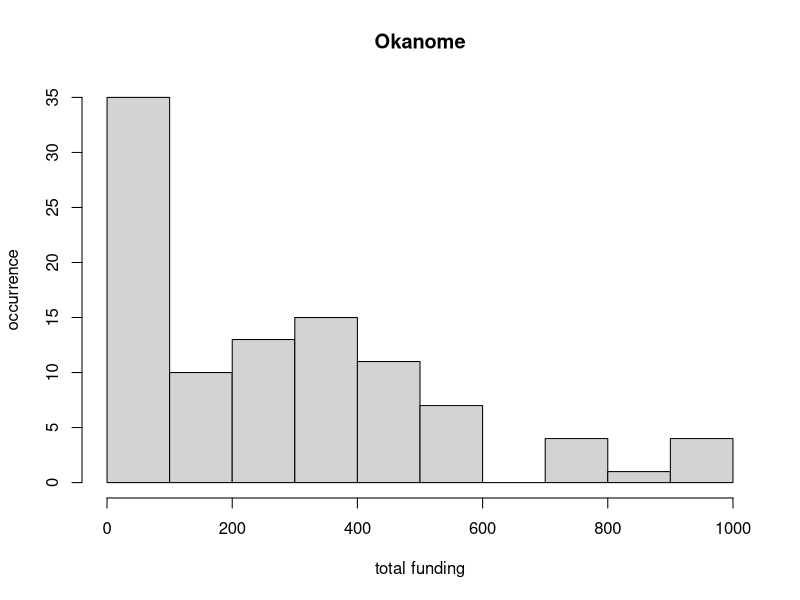

Recreate this plot in R.
#matrices 

?matrix


#data size can be smaller than the matrix size but the matrix size must never be smaller than the data size

my_matrix <- matrix(1:5, nrow=4, ncol=5)
my_matrix
View(my_matrix)

nrow(my_matrix)
ncol(my_matrix)
?names
?colnames
colnames(my_matrix) <- c("a", "b", "c", "d", "e") 


View(my_matrix[c(1:4), c(1:2)])


my_matrix <- rbind(my_matrix, c(20,30,45,50,100))
my_matrix

NA

# assuming that the provided data contains gaps or empty spaces, it is possible/advised to replace them with the mean
my_matrix[5,5] <- NA
my_matrix
test_df <- data.frame(my_matrix)
print(test_df$e) # access by column name
?mean
my_mean <- mean(my_matrix[,5], na.rm=TRUE) # find the mean of data while ignoring gaps or nulls or not available

my_mean


# check if data contains NA or na
is.na(test_df$e)


# replace NA



replace_na <- function (mtx) { # create a simple function that receives data, matrix
  for (i in nrow(mtx)) { # loop to iterate through the rows
    for (j in ncol(mtx)){ # loop to iterate through the cols
      # calculate the mean
      mtx_mean <- mean(mtx[,j], na.rm=TRUE)  # find the mean of data while ignoring gaps or nulls or not available
      if (is.na(mtx[i,j])){
        mtx[i,j] <- mtx_mean # assign mean to NA
      }
    }
  }
  return(mtx) # return the updated matrix
}

my_matrix <- replace_na(my_matrix) # reassign the matrix







# real project



# data wrangling and clean

getwd()
setwd("/Users/aaeon/Desktop/Okanome_and_Femi")
df_comp <- read.csv("test_data.csv", header=TRUE, sep=",")

View(df_comp)

sum(is.na(df_comp))




# clean data figures 


# replace Ms for total funding
for (i in df_comp$TotalFunding) {
  df_comp$TotalFunding[match(i, df_comp$TotalFunding)] <- gsub("M", "", i)
}


# replace Bs for total funding

for (i in df_comp$TotalFunding) {
  df_comp$TotalFunding[match(i, df_comp$TotalFunding)] <- gsub("B", "", i)
}

# replace Ks for total funding

for (i in df_comp$TotalFunding) {
  df_comp$TotalFunding[match(i, df_comp$TotalFunding)] <- gsub("K", "", i)
}


# replace NAs for  total funding with 0

df_comp$TotalFunding[which(is.na(df_comp$TotalFunding))] <- "0"


# replace Bs for valuation

for (i in df_comp$Valuation) {
  df_comp$Valuation[match(i, df_comp$Valuation)] <- gsub("B", "", i)
}


for (i in df_comp$Valuation) {
  df_comp$Valuation[match(i, df_comp$Valuation)] <- gsub("(Cisco)", "", i)
}


# replace Ms for  ARR
for (i in df_comp$ARR) {
  df_comp$ARR[match(i, df_comp$ARR)] <- gsub("M", "", i)
}


# replace Bs for  ARR

for (i in df_comp$ARR) {
  df_comp$ARR[match(i, df_comp$ARR)] <- gsub("B", "", i)
}



View(df_comp)  
?typeof  
temp_vect <- c()
length(temp_vect)

as.numeric("10")

# check the type of the data values
is.double(df_comp$TotalFunding)

print(df_comp$TotalFunding)
mean(as.numeric(df_comp$TotalFunding), na.rm = TRUE)
summary(as.numeric(df_comp$TotalFunding))
sd(as.numeric(df_comp$TotalFunding)) 
?hist
hist(as.numeric(df_comp$TotalFunding), xlab="total funding", ylab = "occurrence", main="Okanome")
?str






#matrices 